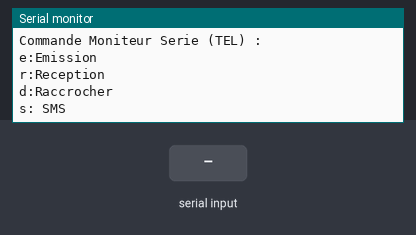
The sketch below on a simulated Arduino Uno, built with avr-gcc and run on an emulated ATmega328P. On the bench: the last lines printed to the serial monitor. The inputs (shaded band) are chosen by the test bench. The modem accepts every AT command (registered, SIM ready, sends succeed) and sends nothing else.

Above: at 2.2 s.
2.3 s: "r" received over Serial
At 3.4 s:
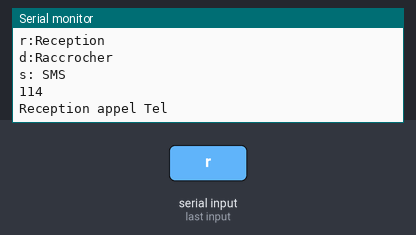
3.8 s: "e" received over Serial
At 4.6 s:
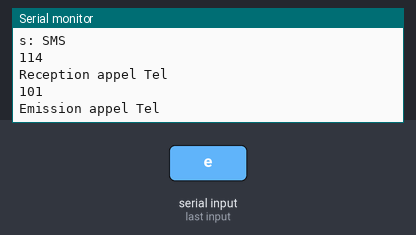
5.3 s: "s" received over Serial
At 6.5 s:
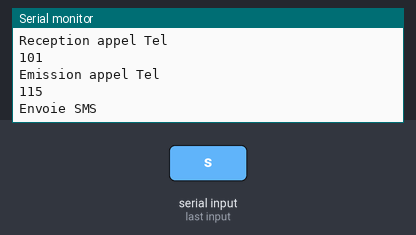

The sketch:

Tel.ino
```cpp
// Version pour Arduino IDE < 1.0
#include <SoftwareSerial.h>

SoftwareSerial mySerial(2, 3);

int Reception =0;

void setup()
{
	Serial.begin(19200);
	mySerial.begin(19200);  // Paramètres par défaut du port série du GPRS shield (19200bps 8-N-1)
	mySerial.print("\r");   // Envoyer un retour à la ligne <CR>
	delay(1000);          	// Attendre une seconde que le modem retourne "OK"

  Serial.println("Commande Moniteur Serie (TEL) :");
  Serial.println("e:Emission");
  Serial.println("r:Reception");
  Serial.println("d:Raccrocher");
  Serial.println("s: SMS");
}

void loop()
{
	if(Serial.available()>0)
	{
		Reception=Serial.read();
		Serial.println(Reception);
	}
	// Reception appel Tel
	if(Reception==114) //lettre r
    {
		Serial.println("Reception appel Tel");
		mySerial.println("ATA");
		Reception=0;
    }
     //Emission appel Tel
   if(Reception==101) //lettre e
    {
      Serial.println("Emission appel Tel");
      delay(2000);
	    mySerial.println("ATD+3360124xxxx;"); // xxxxxxxxx est le numéro a appeler.

      Reception=0;
    }

	//Raccrocher Appel Tel
	if(Reception==100) //lettre d
    {
		mySerial.println("ATH"); // Fin d'appel.
		Reception=0;
    }

    // Envoie SMS
    if(Reception==115) //lettre s
    {
		Serial.println("Envoie SMS");
		mySerial.print("\r");   // Envoyer un retour à la ligne <CR>
		delay(1000);                    // Attendre une seconde que le modem retourne "OK"
		mySerial.print("AT+CMGF=1\r");  // Envoyer un SMS en mode texte
		delay(1000);

		//mySerial.print("AT+CSCA=\"+919032055002\"\r");// Configurer le centre de message SMS,
		//delay(1000);                                  // Retirer les commentaire seulement si nécessaire et
														// remplacer le No avec celui obtenu auprès de votre
														// fournisseur de service mobile.
														//Note: pour inclure un " dans une chaine de caractère
														//  il faut utiliser la notation \"

		mySerial.print("AT+CMGS=\"+3360124xxxx\"\r");   // Commencer un SMS à envoyer au numéro +91....
														// l'encodage du texte suivra plus bas.
														// Remplacer le No avec celui de votre destinataire.
		delay(1000);
		mySerial.print("Bienvenu chez MCHobby!\r");     // Le texte du message
		delay(1000);
		mySerial.write(26); // Equivalent du Ctrl+Z (fin de texte du SMS)
							// Note: ici il faut utiliser l'instruction write pour écrire un byte.
      Reception=0;
    }

}
```

Measured:
- after the input at 2.3 s, the serial monitor: prints a new line at once (image 1)
- after the input at 3.8 s, the serial monitor: prints a new line at once (image 2)
- after the input at 5.3 s, the serial monitor: prints a new line after 0.51 s (image 3)
